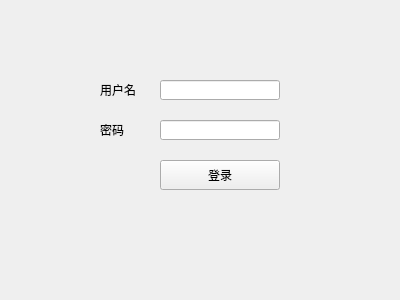
<?xml version="1.0" encoding="UTF-8"?>
<ui version="4.0">
 <class>MainWindow</class>
 <widget class="QWidget" name="MainWindow">
  <property name="geometry">
   <rect>
    <x>0</x>
    <y>0</y>
    <width>400</width>
    <height>300</height>
   </rect>
  </property>
  <property name="windowTitle">
   <string>用户登录</string>
  </property>
  <widget class="QLabel" name="label">
   <property name="geometry">
    <rect>
     <x>100</x>
     <y>80</y>
     <width>60</width>
     <height>20</height>
    </rect>
   </property>
   <property name="text">
    <string>用户名</string>
   </property>
  </widget>
  <widget class="QLineEdit" name="usernameEdit">
   <property name="geometry">
    <rect>
     <x>160</x>
     <y>80</y>
     <width>120</width>
     <height>20</height>
    </rect>
   </property>
  </widget>
  <widget class="QLabel" name="label_2">
   <property name="geometry">
    <rect>
     <x>100</x>
     <y>120</y>
     <width>60</width>
     <height>20</height>
    </rect>
   </property>
   <property name="text">
    <string>密码</string>
   </property>
  </widget>
  <widget class="QLineEdit" name="passwordEdit">
   <property name="geometry">
    <rect>
     <x>160</x>
     <y>120</y>
     <width>120</width>
     <height>20</height>
    </rect>
   </property>
   <property name="echoMode">
    <enum>QLineEdit::Password</enum>
   </property>
  </widget>
  <widget class="QPushButton" name="loginButton">
   <property name="geometry">
    <rect>
     <x>160</x>
     <y>160</y>
     <width>120</width>
     <height>30</height>
    </rect>
   </property>
   <property name="text">
    <string>登录</string>
   </property>
  </widget>
 </widget>
 <resources/>
 <connections/>
</ui>
